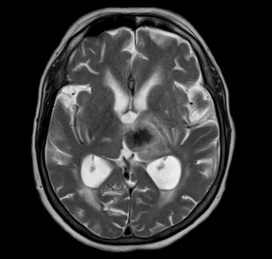
#> input picture Trimester-5/cv/Lab/CIA3/P1.jpg, 272 x 259 px
$ jupyter execute P1.ipynb
#> lines starting #> are read from the running program, lines starting #| are printed output that depends on the picture
[cell 1]
# loading all the required libs
import cv2
import pywt
import matplotlib.pyplot as plt

[cell 2]
# loading the image and printing it
img = cv2.imread('P1.jpg', cv2.IMREAD_GRAYSCALE)
#> img is the input picture: shape (259, 272); min 0, max 245, mean 52.1
plt.imshow(img, cmap='gray')
plt.axis('off')
plt.show()

[cell 3]
# removing gaussian noise using gaussian blur filter
nonoise = cv2.GaussianBlur(img, (5, 5), 0)
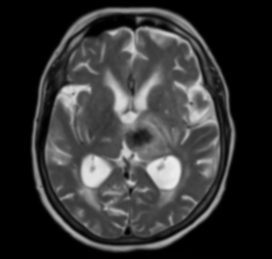
#> nonoise: shape (259, 272); min 0, max 236, mean 52.1
plt.imshow(nonoise, cmap='gray')
plt.axis('off')
plt.show()

[cell 4]
# doing single level dwt and perining the szie of each shape
coeffs = pywt.dwt2(nonoise, 'haar')
LL, (LH, HL, HH) = coeffs
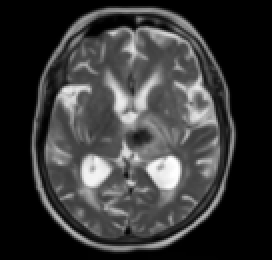
#> LL: shape (130, 136) float64 (shown 2 times larger); min 0, max 470, mean 103.8; drawn with min black and max white
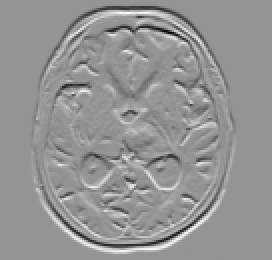
#> LH: shape (130, 136) float64 (shown 2 times larger); min -63.5, max 45.5, mean 0; drawn with min black and max white
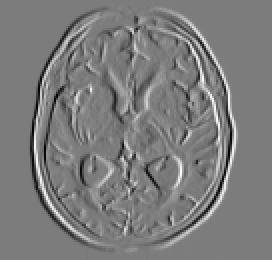
#> HL: shape (130, 136) float64 (shown 2 times larger); min -49.5, max 51.5, mean 0; drawn with min black and max white
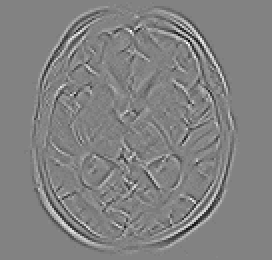
#> HH: shape (130, 136) float64 (shown 2 times larger); min -12, max 11.5, mean -0.000226; drawn with min black and max white

print(f"Original image shape: {nonoise.shape}")
#| Original image shape: (259, 272)
print(f"LL shape: {LL.shape}")
#| LL shape: (130, 136)
print(f"LH shape: {LH.shape}")
#| LH shape: (130, 136)
print(f"HL shape: {HL.shape}")
#| HL shape: (130, 136)
print(f"HH shape: {HH.shape}")
#| HH shape: (130, 136)

[cell 5]
# prinitng the LL LH HL HH
fig, axes = plt.subplots(2, 2, figsize=(12, 10))

axes[0, 0].imshow(LL, cmap='gray')
axes[0, 0].set_title('LL')
axes[0, 0].axis('off')

axes[0, 1].imshow(LH, cmap='gray')
axes[0, 1].set_title('LH')
axes[0, 1].axis('off')

axes[1, 0].imshow(HL, cmap='gray')
axes[1, 0].set_title('HL')
axes[1, 0].axis('off')

axes[1, 1].imshow(HH, cmap='gray')
axes[1, 1].set_title('HH')
axes[1, 1].axis('off')

plt.tight_layout()
plt.show()

[cell 6]
# calculating l3 dwt
coeffs_3level = pywt.wavedec2(nonoise, 'haar', level=3)
#> coeffs_3level = 4 items

print(f"Level 3 LL shape: {coeffs_3level[0].shape}")
#| Level 3 LL shape: (33, 34)
for i in range(1, len(coeffs_3level)):
    print(f"Level {4-i} detail coef (LH, HL, HH) shapes: {coeffs_3level[i][0].shape}")
#> this loop made 3 passes
#| Level 3 detail coef (LH, HL, HH) shapes: (33, 34)
#| Level 2 detail coef (LH, HL, HH) shapes: (65, 68)
#| Level 1 detail coef (LH, HL, HH) shapes: (130, 136)

[cell 7]
# printing the l3 dwt images
fig, axes = plt.subplots(3, 4, figsize=(16, 12))

axes[0, 0].imshow(coeffs_3level[0], cmap='gray')
axes[0, 0].set_title('Level 3: LL')
axes[0, 0].axis('off')

axes[0, 1].imshow(coeffs_3level[1][0], cmap='gray')
axes[0, 1].set_title('Level 3: LH')
axes[0, 1].axis('off')

axes[0, 2].imshow(coeffs_3level[1][1], cmap='gray')
axes[0, 2].set_title('Level 3: HL')
axes[0, 2].axis('off')

axes[0, 3].imshow(coeffs_3level[1][2], cmap='gray')
axes[0, 3].set_title('Level 3: HH')
axes[0, 3].axis('off')

axes[1, 0].axis('off')

axes[1, 1].imshow(coeffs_3level[2][0], cmap='gray')
axes[1, 1].set_title('Level 2: LH')
axes[1, 1].axis('off')

axes[1, 2].imshow(coeffs_3level[2][1], cmap='gray')
axes[1, 2].set_title('Level 2: HL')
axes[1, 2].axis('off')

axes[1, 3].imshow(coeffs_3level[2][2], cmap='gray')
axes[1, 3].set_title('Level 2: HH')
axes[1, 3].axis('off')

axes[2, 0].axis('off')

axes[2, 1].imshow(coeffs_3level[3][0], cmap='gray')
axes[2, 1].set_title('Level 1: LH')
axes[2, 1].axis('off')

axes[2, 2].imshow(coeffs_3level[3][1], cmap='gray')
axes[2, 2].set_title('Level 1: HL')
axes[2, 2].axis('off')

axes[2, 3].imshow(coeffs_3level[3][2], cmap='gray')
axes[2, 3].set_title('Level 1: HH')
axes[2, 3].axis('off')

plt.tight_layout()
plt.show()
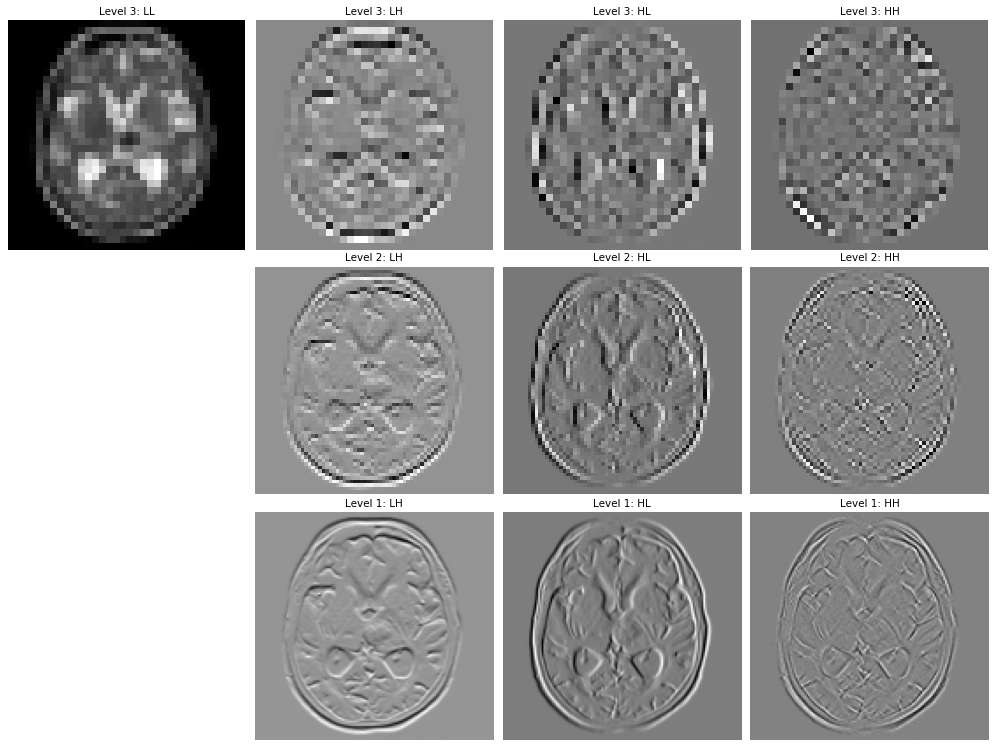
#> figure drawn by matplotlib, 10 panels

$ run again, with Trimester-5/cv/Lab/CIA3/P2.png saved as Trimester-5/cv/Lab/CIA3/P1.jpg
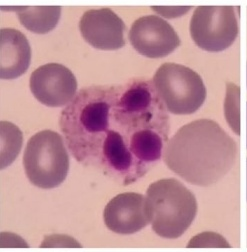
#> input picture Trimester-5/cv/Lab/CIA3/P2.png, 247 x 252 px
#> `LL, (LH, HL, HH) = coeffs`:
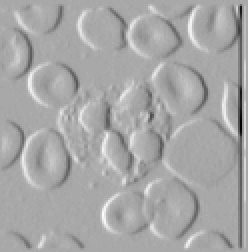
#> HL: shape (126, 124) float64 (shown 2 times larger); min -41, max 21, mean -0.3; drawn with min black and max white
#> `LL, (LH, HL, HH) = coeffs`:
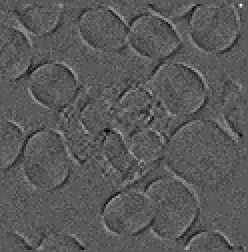
#> HH: shape (126, 124) float64 (shown 2 times larger); min -3, max 5.5, mean -0.000576; drawn with min black and max white
#| Original image shape: (252, 247)
#| LL shape: (126, 124)
#| LH shape: (126, 124)
#| HL shape: (126, 124)
#| HH shape: (126, 124)
#> coeffs_3level = 4 items
#| Level 3 LL shape: (32, 31)
#> the loop `for i in range(1, len(coeffs_3level)):` made 3 passes
#| Level 3 detail coef (LH, HL, HH) shapes: (32, 31)
#| Level 2 detail coef (LH, HL, HH) shapes: (63, 62)
#| Level 1 detail coef (LH, HL, HH) shapes: (126, 124)
